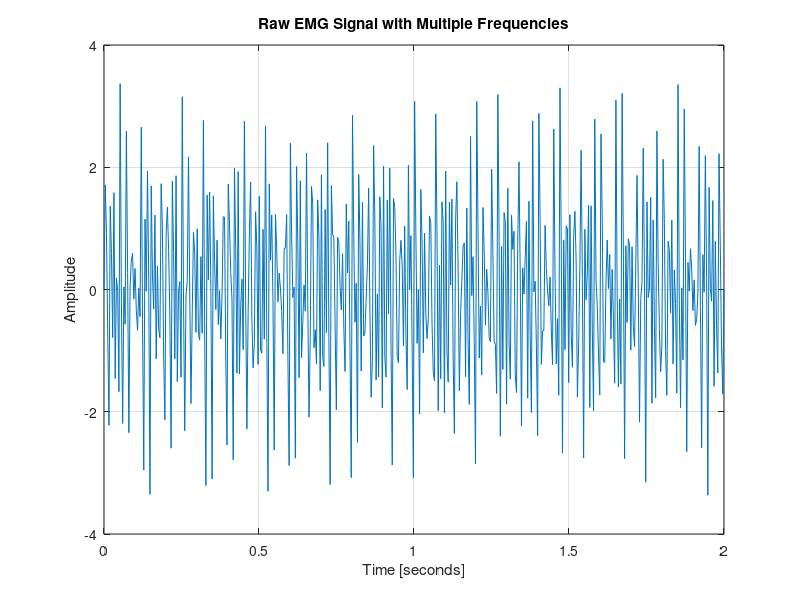

MATLAB code to generate this figure: (Note: this script raises an error after producing the figure.)
% Generate the signal composed of sinusoids at specified frequencies
fs = 500.0; % Sampling rate in Hz
t = linspace(0, 2, fs); % 2 seconds
frequencies = [45, 60, 100, 160]; % Frequencies in Hz
sig = sum(sin(2*pi*frequencies.'*t), 1);

% Plot the original signal
figure;

plot(t, sig);
title('Raw EMG Signal with Multiple Frequencies');
xlabel('Time [seconds]');
ylabel('Amplitude');
grid on;

% Design the bandpass filter
[b, a] = butter(4, [74.5, 149.5] / (fs / 2), 'bandpass');
[sos, g] = tf2sos(b, a);

% Apply the bandpass filter
filtered_sig = sosfilt(sos, sig);

% Plot the frequency response of the filter
figure;
freqz(sos, 1024, fs);
title('Bandpass Filter Frequency Response');
xlabel('Frequency (Hz)');
ylabel('Gain (dB)');
grid on;

% Add -3 dB cutoff point
cutoff_freq = [74.5, 149.5];
cutoff_response = -3 * ones(size(cutoff_freq));
hold on;
plot(cutoff_freq, cutoff_response, 'ro');
text(cutoff_freq(1), -3, '(-3 dB)', 'VerticalAlignment', 'bottom');

% Add vertical lines penetrating the x-axis
plot([cutoff_freq(1), cutoff_freq(1)], ylim, 'k--');
plot([cutoff_freq(2), cutoff_freq(2)], ylim, 'k--');

hold off;

% Plot the signal after applying the bandpass filter
figure;
plot(t, filtered_sig);
title('EMG Signal After Bandpass Filtering');
xlabel('Time [seconds]');
ylabel('Amplitude');
grid on;
